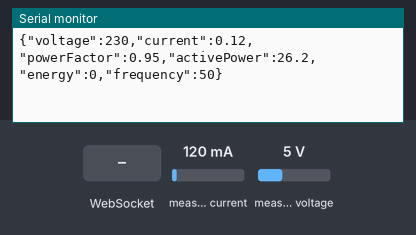
This sketch was run on a simulated ESP32. Shown: the last lines printed to the serial monitor. Inputs (shaded band) come from the test bench; at power-on: measured current 120 mA, measured voltage 5 V. WiFi joins after 1.5 s; servers stay silent unless stated; storage starts empty.

Above: at 3.2 s.
3.3 s: WebSocket text "1" received
At 3.9 s:
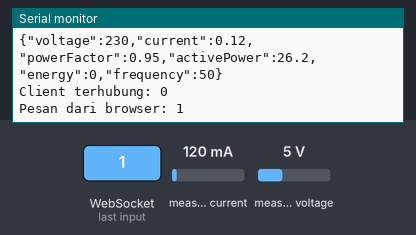
4.8 s: measured current set to 40 mA
At 5.9 s:
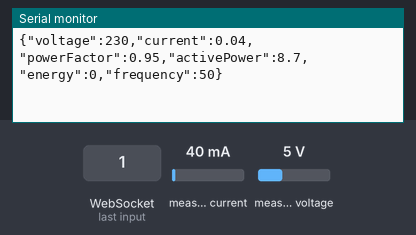
6.3 s: measured voltage set to 0.3 V
At 7.6 s:
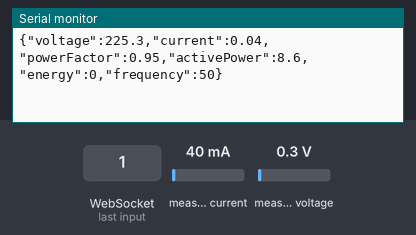
7.8 s: WebSocket text "0" received
At 8.0 s:
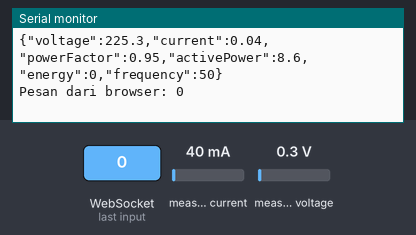
9.3 s: measured current set to 500 mA
At 10.9 s:
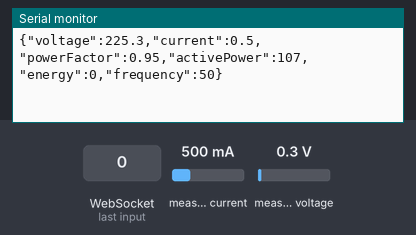
Timing chart, 0 to 11.8 s (numbered marks = the images above; inputs shaded):
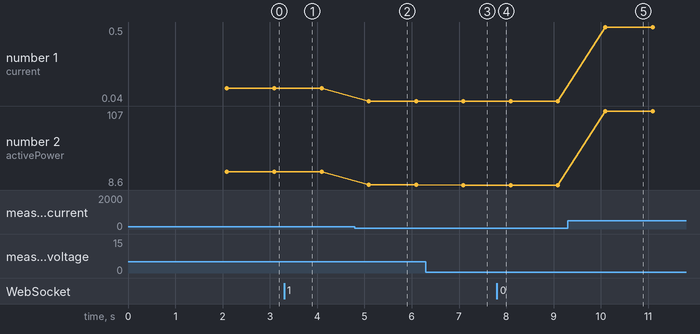

Measured:
- after the input at 3.3 s, the serial monitor: prints a new line at once (image 1)
- after the input at 4.8 s, the serial monitor: prints a new line after 0.29 s (image 2)
- after the input at 6.3 s, the serial monitor: prints a new line after 0.79 s (image 3)
- after the input at 7.8 s, the serial monitor: prints a new line at once (image 4)
- after the input at 9.3 s, the serial monitor: prints a new line after 0.79 s (image 5)
- plotted number 1: 0.12 → 0.04 after the input at 4.8 s, 0.04 → 0.5 after the input at 9.3 s
- plotted number 2: 26.2 → 8.7 after the input at 4.8 s, 8.7 → 8.6 after the input at 6.3 s, 8.6 → 107 after the input at 9.3 s

The sketch:

kwh_meter.ino
```cpp
#include <WiFi.h>
#include <WebServer.h>
#include <LittleFS.h>
#include <WebSocketsServer.h>
#include <ArduinoJson.h>
#include <PZEM004Tv30.h>

const char *ssid = "Polinema Hotspot";
const char *password = "";


#define PZEM_RX_PIN 16
#define PZEM_TX_PIN 17

PZEM004Tv30 pzem(Serial2, PZEM_RX_PIN, PZEM_TX_PIN);

WebServer server(80);
WebSocketsServer webSocket = WebSocketsServer(81);


float voltage = 0.0;
float current = 0.0;
float powerFactor = 0.0;
float activePower = 0.0;
float energy = 0.0;
float frequency = 0.0;

// Interval pembacaan/pengiriman data
unsigned long lastSend = 0;
const unsigned long SEND_INTERVAL =1000;

void webSocketEvent(
    uint8_t clientNum,
    WStype_t type,
    uint8_t *payload,
    size_t length)
{
    switch (type)
    {
    case WStype_CONNECTED:
        Serial.printf("Client terhubung: %u\n", clientNum);
        break;

    case WStype_DISCONNECTED:
        Serial.printf("Client terputus: %u\n", clientNum);
        break;

    case WStype_TEXT:
        Serial.printf("Pesan dari browser: %s\n", (char *)payload);
        break;

    default:
        break;
    }
}

void sendData()
{
    // Baca nilai aktual dari PZEM-004T
    float v  = pzem.voltage();
    float i  = pzem.current();
    float p  = pzem.power();
    float e  = pzem.energy();
    float pf = pzem.pf();
    float f  = pzem.frequency();

    // PZEM mengembalikan NaN jika pembacaan gagal/
    // // sensor belum terhubung/tidak mendapat data.
    // if (isnan(v) || isnan(i) || isnan(p) ||
    //     isnan(e) || isnan(pf) || isnan(f))
    // {
    //     Serial.println("Gagal membaca PZEM-004T. Periksa wiring, suplai, dan koneksi sensor.");
    //     return; // Jangan kirim data simulasi atau data tidak valid
    // }

    voltage = v;
    current = i;
    activePower = p;
    energy = e;          // Energi kumulatif dari register PZEM dalam kWh
    powerFactor = pf;
    frequency = f;

    // Buat JSON dengan nama key yang kompatibel
    // dengan script.js website yang sudah ada.
    JsonDocument doc;
    doc["voltage"] = voltage;
    doc["current"] = current;
    doc["powerFactor"] = powerFactor;
    doc["activePower"] = activePower;
    doc["energy"] = energy;
    doc["frequency"] = frequency;

    String json;
    serializeJson(doc, json);

    webSocket.broadcastTXT(json);
    Serial.println(json);
}

// ======================================
// SETUP
// ======================================
void setup()
{
    Serial.begin(115200);
    delay(500);

    // UART2 untuk PZEM-004T
    Serial2.begin(9600, SERIAL_8N1, PZEM_RX_PIN, PZEM_TX_PIN);
    Serial.println("UART PZEM-004T dimulai pada 9600 baud");

    // WiFi
    WiFi.mode(WIFI_STA);
    WiFi.begin(ssid, password);

    Serial.print("Menghubungkan WiFi");
    while (WiFi.status() != WL_CONNECTED)
    {
        delay(500);
        Serial.print(".");
    }

    Serial.println();
    Serial.println("WiFi terhubung!");
    Serial.print("IP ESP32: ");
    Serial.println(WiFi.localIP());

    // LittleFS
    if (!LittleFS.begin(true))
    {
        Serial.println("LittleFS gagal!");
        return;
    }
    Serial.println("LittleFS berhasil");

    // Halaman utama
    server.on("/", HTTP_GET, []()
    {
        File file = LittleFS.open("/index.html", "r");
        if (!file)
        {
            server.send(404, "text/plain", "index.html tidak ditemukan");
            return;
        }

        server.streamFile(file, "text/html");
        file.close();
    });

    // CSS, JavaScript, dan halaman lain
    server.serveStatic("/", LittleFS, "/");
    server.begin();

    // WebSocket
    webSocket.begin();
    webSocket.onEvent(webSocketEvent);

    Serial.println("Web Server aktif pada port 80");
    Serial.println("WebSocket aktif pada port 81");
    Serial.println("Menunggu pembacaan PZEM-004T...");
}

// ======================================
// LOOP
// ======================================
void loop()
{
    server.handleClient();
    webSocket.loop();

    if (millis() - lastSend >= SEND_INTERVAL)
    {
        lastSend = millis();
        sendData();
    }
}
```
